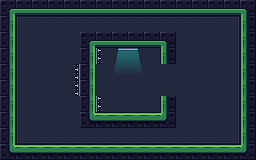

A 2D game scene composited from a Tiled map and its tileset images. What follows is a short description and the map's XML, with every tile layer's data as written:
An orthogonal 16x10 tile map with 16x16 px tiles, 5 tile layers (Background, Ground, Platforms, Spikes, ...) and 36 objects (4x Arrow, Spawn, Exit).

<map version="1.10" tiledversion="1.12.2" orientation="orthogonal" renderorder="right-down" width="16" height="10" tilewidth="16" tileheight="16" infinite="0" nextlayerid="7" nextobjectid="10">
 <editorsettings>
  <export target="level09.json" format="json" />
 </editorsettings>
 <tileset firstgid="1" name="tileset" tilewidth="16" tileheight="16" tilecount="180" columns="18">
  <image source="tileset.png" width="288" height="160" />
  <tile id="15">
   <objectgroup draworder="index" id="2">
    <object id="1" x="8" y="12" width="8" height="4" />
   </objectgroup>
  </tile>
  <tile id="16">
   <objectgroup draworder="index" id="2">
    <object id="1" x="0" y="12" width="8" height="4" />
   </objectgroup>
  </tile>
  <tile id="32">
   <objectgroup draworder="index" id="2">
    <object id="1" x="0" y="6" width="16" height="10" />
   </objectgroup>
  </tile>
  <tile id="33">
   <objectgroup draworder="index" id="2">
    <object id="1" x="2" y="0" width="14" height="16" />
   </objectgroup>
  </tile>
  <tile id="34">
   <objectgroup draworder="index" id="2">
    <object id="1" x="0" y="0" width="13" height="16" />
   </objectgroup>
  </tile>
  <tile id="66">
   <objectgroup draworder="index" id="2">
    <object id="1" x="0" y="8" width="16" height="8" />
   </objectgroup>
  </tile>
  <tile id="67">
   <objectgroup draworder="index" id="2">
    <object id="1" x="0" y="10" width="16" height="6" />
   </objectgroup>
  </tile>
  <tile id="68">
   <objectgroup draworder="index" id="2">
    <object id="1" x="0" y="10" width="16" height="6" />
   </objectgroup>
  </tile>
  <tile id="69">
   <objectgroup draworder="index" id="2">
    <object id="1" x="0" y="8" width="16" height="8" />
   </objectgroup>
  </tile>
  <tile id="70">
   <objectgroup draworder="index" id="2">
    <object id="1" x="0" y="10" width="16" height="6" />
   </objectgroup>
  </tile>
  <tile id="71">
   <objectgroup draworder="index" id="2">
    <object id="1" x="0" y="10" width="16" height="6" />
   </objectgroup>
  </tile>
  <tile id="75">
   <objectgroup draworder="index" id="2">
    <object id="1" x="5" y="5" width="11" height="11" />
   </objectgroup>
  </tile>
  <tile id="76">
   <objectgroup draworder="index" id="2">
    <object id="1" x="0" y="5" width="16" height="6" />
   </objectgroup>
  </tile>
  <tile id="77">
   <objectgroup draworder="index" id="2">
    <object id="1" x="0" y="5" width="11" height="11" />
   </objectgroup>
  </tile>
  <tile id="93">
   <objectgroup draworder="index" id="2">
    <object id="1" x="5" y="0" width="6" height="16" />
   </objectgroup>
  </tile>
  <tile id="95">
   <objectgroup draworder="index" id="2">
    <object id="1" x="5" y="0" width="6" height="16" />
   </objectgroup>
  </tile>
  <tile id="102">
   <objectgroup draworder="index" id="2">
    <object id="1" x="2" y="0" width="13" height="4" />
   </objectgroup>
  </tile>
  <tile id="111">
   <objectgroup draworder="index" id="2">
    <object id="1" x="5" y="0" width="11" height="11" />
   </objectgroup>
  </tile>
  <tile id="112">
   <objectgroup draworder="index" id="2">
    <object id="1" x="0" y="5" width="16" height="6" />
   </objectgroup>
  </tile>
  <tile id="113">
   <objectgroup draworder="index" id="2">
    <object id="1" x="0" y="0" width="11" height="11" />
   </objectgroup>
  </tile>
  <tile id="126">
   <objectgroup draworder="index" id="2">
    <object id="1" x="0" y="0" width="16" height="13" />
   </objectgroup>
  </tile>
  <tile id="127">
   <objectgroup draworder="index" id="2">
    <object id="1" x="0" y="0" width="16" height="13" />
   </objectgroup>
  </tile>
  <tile id="128">
   <objectgroup draworder="index" id="2">
    <object id="1" x="0" y="0" width="10" height="11" />
   </objectgroup>
  </tile>
  <tile id="129">
   <objectgroup draworder="index" id="2">
    <object id="1" x="6" y="0" width="10" height="11" />
   </objectgroup>
  </tile>
  <tile id="130">
   <objectgroup draworder="index" id="2">
    <object id="1" x="0" y="0" width="16" height="13" />
   </objectgroup>
  </tile>
  <tile id="131">
   <objectgroup draworder="index" id="2">
    <object id="1" x="0" y="0" width="16" height="13" />
   </objectgroup>
  </tile>
  <tile id="138">
   <objectgroup draworder="index" id="2">
    <object id="1" x="2" y="12" width="13" height="4" />
   </objectgroup>
  </tile>
  <tile id="162">
   <objectgroup draworder="index" id="2">
    <object id="1" x="0" y="0" width="16" height="10" />
   </objectgroup>
  </tile>
  <tile id="163">
   <objectgroup draworder="index" id="2">
    <object id="1" x="0" y="0" width="16" height="10" />
   </objectgroup>
  </tile>
  <tile id="164">
   <objectgroup draworder="index" id="2">
    <object id="1" x="0" y="0" width="16" height="10" />
   </objectgroup>
  </tile>
 </tileset>
 <layer id="1" name="Background" width="16" height="10">
  <data encoding="csv">
0,0,0,0,0,0,0,0,0,0,0,0,0,0,0,0,
0,73,74,74,74,74,74,74,74,74,74,74,74,2147483722,2147483721,0,
0,91,92,92,92,92,92,92,92,92,92,92,92,2147483740,2147483739,0,
0,91,92,92,92,92,92,92,92,92,92,92,92,92,2147483739,0,
0,91,92,92,92,92,92,92,92,92,92,92,92,92,2147483739,0,
0,91,92,92,92,92,92,92,92,92,92,92,92,92,2147483739,0,
0,91,92,92,92,92,92,92,92,92,92,92,92,92,2147483739,0,
0,1073741915,1073741916,92,92,92,92,92,92,92,92,92,92,3221225564,3221225563,0,
0,1073741897,1073741898,1073741898,1073741898,1073741898,1073741898,1073741898,1073741898,1073741898,1073741898,1073741898,1073741898,3221225546,3221225545,0,
0,0,0,0,0,0,0,0,0,0,0,0,0,0,0,0
</data>
 </layer>
 <layer id="2" name="Ground" width="16" height="10">
  <data encoding="csv">
19,20,20,20,20,20,20,20,20,20,20,20,20,20,20,21,
37,0,0,0,0,0,0,0,0,0,0,0,0,0,0,39,
37,0,0,0,0,0,0,0,0,0,0,0,0,0,0,39,
37,0,0,0,0,0,0,0,0,0,0,0,0,0,0,39,
37,0,0,0,0,0,0,0,0,0,0,0,0,0,0,39,
37,0,0,0,0,0,0,0,0,0,0,0,0,0,0,39,
37,0,0,0,0,0,0,0,0,0,0,0,0,0,0,39,
37,0,0,0,0,0,0,0,0,0,0,0,0,0,0,39,
37,0,0,0,0,0,0,0,0,0,0,0,0,0,0,39,
55,56,56,56,56,56,56,56,56,56,56,56,56,56,56,57
</data>
 </layer>
 <layer id="6" name="Platforms" width="16" height="10">
  <data encoding="csv">
0,0,0,0,0,0,0,0,0,0,0,0,0,0,0,0,
0,0,0,0,0,0,0,0,0,0,0,0,0,0,0,0,
0,0,0,0,0,19,20,20,20,20,21,0,0,0,0,0,
0,0,0,0,0,37,0,0,0,0,39,0,0,0,0,0,
0,0,0,0,0,37,0,0,0,0,0,0,0,0,0,0,
0,0,0,0,0,37,0,0,0,0,0,0,0,0,0,0,
0,0,0,0,0,37,0,0,0,0,39,0,0,0,0,0,
0,0,0,0,0,55,56,56,56,56,57,0,0,0,0,0,
0,0,0,0,0,0,0,0,0,0,0,0,0,0,0,0,
0,0,0,0,0,0,0,0,0,0,0,0,0,0,0,0
</data>
 </layer>
 <layer id="5" name="Spikes" width="16" height="10">
  <data encoding="csv">
0,0,0,0,0,0,0,0,0,0,0,0,0,0,0,0,
0,0,0,0,0,0,0,0,0,0,0,0,0,0,0,0,
0,0,0,0,0,0,0,0,0,0,0,0,0,0,0,0,
0,0,0,0,0,0,2684354632,0,0,0,0,0,0,0,0,0,
0,0,0,0,1610612808,0,0,0,0,0,0,0,0,0,0,0,
0,0,0,0,1610612808,0,0,0,0,0,0,0,0,0,0,0,
0,0,0,0,0,0,2684354632,0,0,0,0,0,0,0,0,0,
0,0,0,0,0,0,0,0,0,0,0,0,0,0,0,0,
0,0,0,0,0,0,0,0,0,0,0,0,0,0,0,0,
0,0,0,0,0,0,0,0,0,0,0,0,0,0,0,0
</data>
 </layer>
 <layer id="4" name="Foreground" width="16" height="10">
  <data encoding="csv">
0,0,0,0,0,0,0,0,0,0,0,0,0,0,0,0,
0,0,0,0,0,0,0,0,0,0,0,0,0,0,0,0,
0,0,0,0,0,0,0,0,0,0,0,0,0,0,0,0,
0,0,0,0,0,0,0,31,32,0,0,0,0,0,0,0,
0,0,0,0,0,0,0,49,50,0,0,0,0,0,0,0,
0,0,0,0,0,0,0,0,0,0,0,0,0,0,0,0,
0,0,0,0,0,0,0,0,0,0,0,0,0,0,0,0,
0,0,0,0,0,0,0,0,0,0,0,0,0,0,0,0,
0,0,0,0,0,0,0,0,0,0,0,0,0,0,0,0,
0,0,0,0,0,0,0,0,0,0,0,0,0,0,0,0
</data>
 </layer>
 <objectgroup id="3" name="Objects">
  <object id="1" name="Spawn" x="48" y="136">
   <point />
  </object>
  <object id="3" name="Up" type="Arrow" x="232" y="132" rotation="-180">
   <point />
  </object>
  <object id="2" name="Exit" x="128" y="56" rotation="-180">
   <point />
  </object>
  <object id="4" name="Left" type="Arrow" x="32" y="56" rotation="90">
   <point />
  </object>
  <object id="6" name="Left" type="Arrow" x="184" y="80" rotation="90">
   <point />
  </object>
  <object id="9" name="Right" type="Arrow" x="32" y="96" rotation="-90">
   <point />
  </object>
 </objectgroup>
</map>
